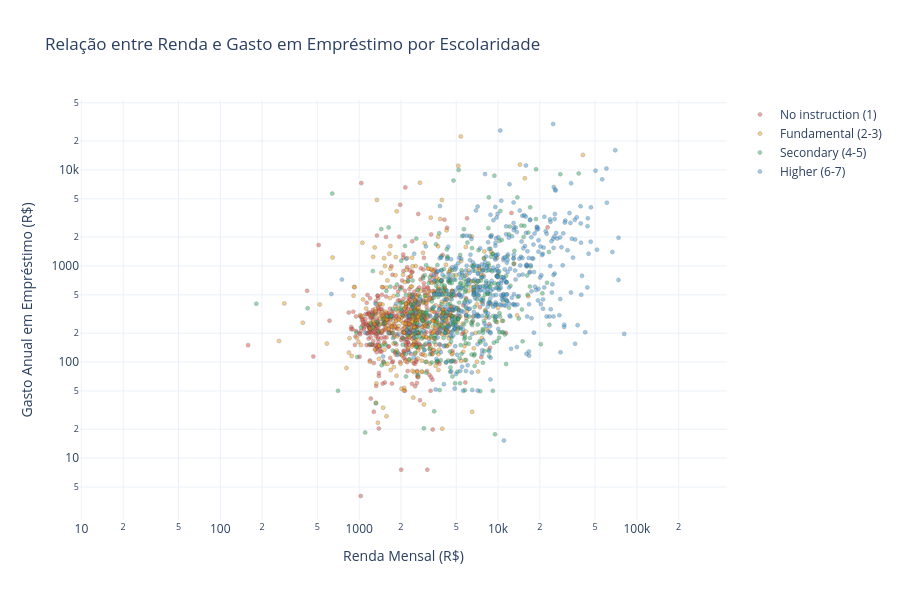

Notebook cell for this chart:
### Markdown cell above
### 5.2.6 Income vs debt scatter plot (colored by education)

### Code cell
fig_scatter = plotly_figs.income_debt_scatter_by_education(pdf, save=True)
fig_scatter.show()

### Figure 1 — Plotly figure (JSON) as saved in the notebook; plotly's stock layout.template omitted (floating-point values rounded to 4 significant figures; data arrays with more than 128 entries replaced by an {"elided": "..."} marker saying what was removed)
{"data": [{"hovertemplate": "%{text}<extra></extra>", "marker": {"color": "#E74C3C", "line": {"width": 0.5}, "opacity": 0.5, "size": 4}, "mode": "markers", "name": "No instruction (1)", "text": {"elided": "2000 str values"}, "type": "scatter", "x": {"elided": "2000 float values"}, "y": {"elided": "2000 float values"}}, {"hovertemplate": "%{text}<extra></extra>", "marker": {"color": "#F39C12", "line": {"width": 0.5}, "opacity": 0.5, "size": 4}, "mode": "markers", "name": "Fundamental (2-3)", "text": {"elided": "2000 str values"}, "type": "scatter", "x": {"elided": "2000 float values"}, "y": {"elided": "2000 float values"}}, {"hovertemplate": "%{text}<extra></extra>", "marker": {"color": "#27AE60", "line": {"width": 0.5}, "opacity": 0.5, "size": 4}, "mode": "markers", "name": "Secondary (4-5)", "text": {"elided": "2000 str values"}, "type": "scatter", "x": {"elided": "2000 float values"}, "y": {"elided": "2000 float values"}}, {"hovertemplate": "%{text}<extra></extra>", "marker": {"color": "#3498DB", "line": {"width": 0.5}, "opacity": 0.5, "size": 4}, "mode": "markers", "name": "Higher (6-7)", "text": {"elided": "2000 str values"}, "type": "scatter", "x": {"elided": "2000 float values"}, "y": {"elided": "2000 float values"}}], "layout": {"font": {"size": 12}, "height": 600, "hovermode": "closest", "title": {"text": "Relação entre Renda e Gasto em Empréstimo por Escolaridade"}, "xaxis": {"title": {"text": "Renda Mensal (R$)"}, "type": "log"}, "yaxis": {"title": {"text": "Gasto Anual em Empréstimo (R$)"}, "type": "log"}}}
